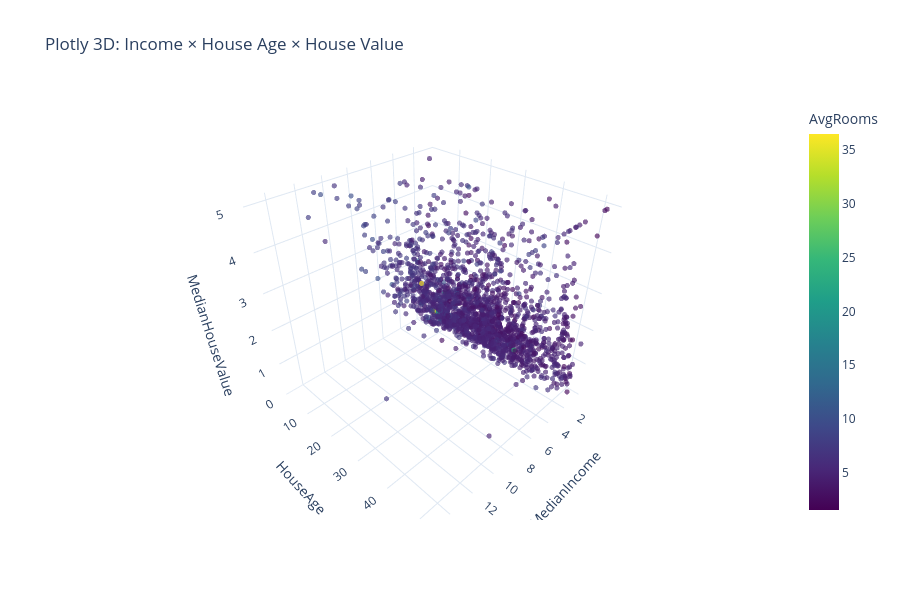

Write notebook code for a chart like this one.
### Code cell
# Plotly Example 2: Interactive 3D scatter
fig3d = px.scatter_3d(
    df.sample(2000, random_state=1),
    x="MedianIncome",
    y="HouseAge",
    z="MedianHouseValue",
    color="AvgRooms",
    opacity=0.65,
    color_continuous_scale="Viridis",
    title="Plotly 3D: Income × House Age × House Value"
)
fig3d.update_traces(marker=dict(size=3))
fig3d.update_layout(height=600, template="plotly_white")
fig3d.show()

### Figure 1 — Plotly figure (JSON) as saved in the notebook; plotly's stock layout.template omitted (floating-point values rounded to 4 significant figures; data arrays with more than 128 entries replaced by an {"elided": "..."} marker saying what was removed)
{"data": [{"hovertemplate": "MedianIncome=%{x}<br>HouseAge=%{y}<br>MedianHouseValue=%{z}<br>AvgRooms=%{marker.color}<extra></extra>", "legendgroup": "", "marker": {"color": {"elided": "2000 float values"}, "coloraxis": "coloraxis", "opacity": 0.65, "size": 3, "symbol": "circle"}, "mode": "markers", "name": "", "scene": "scene", "showlegend": false, "type": "scatter3d", "x": {"elided": "2000 float values"}, "y": {"elided": "2000 float values"}, "z": {"elided": "2000 float values"}}], "layout": {"coloraxis": {"colorbar": {"title": {"text": "AvgRooms"}}, "colorscale": [[0.0, "#440154"], [0.1111, "#482878"], [0.2222, "#3e4989"], [0.3333, "#31688e"], [0.4444, "#26828e"], [0.5556, "#1f9e89"], [0.6667, "#35b779"], [0.7778, "#6ece58"], [0.8889, "#b5de2b"], [1.0, "#fde725"]]}, "height": 600, "legend": {"tracegroupgap": 0}, "scene": {"domain": {"x": [0.0, 1.0], "y": [0.0, 1.0]}, "xaxis": {"title": {"text": "MedianIncome"}}, "yaxis": {"title": {"text": "HouseAge"}}, "zaxis": {"title": {"text": "MedianHouseValue"}}}, "title": {"text": "Plotly 3D: Income × House Age × House Value"}}}
